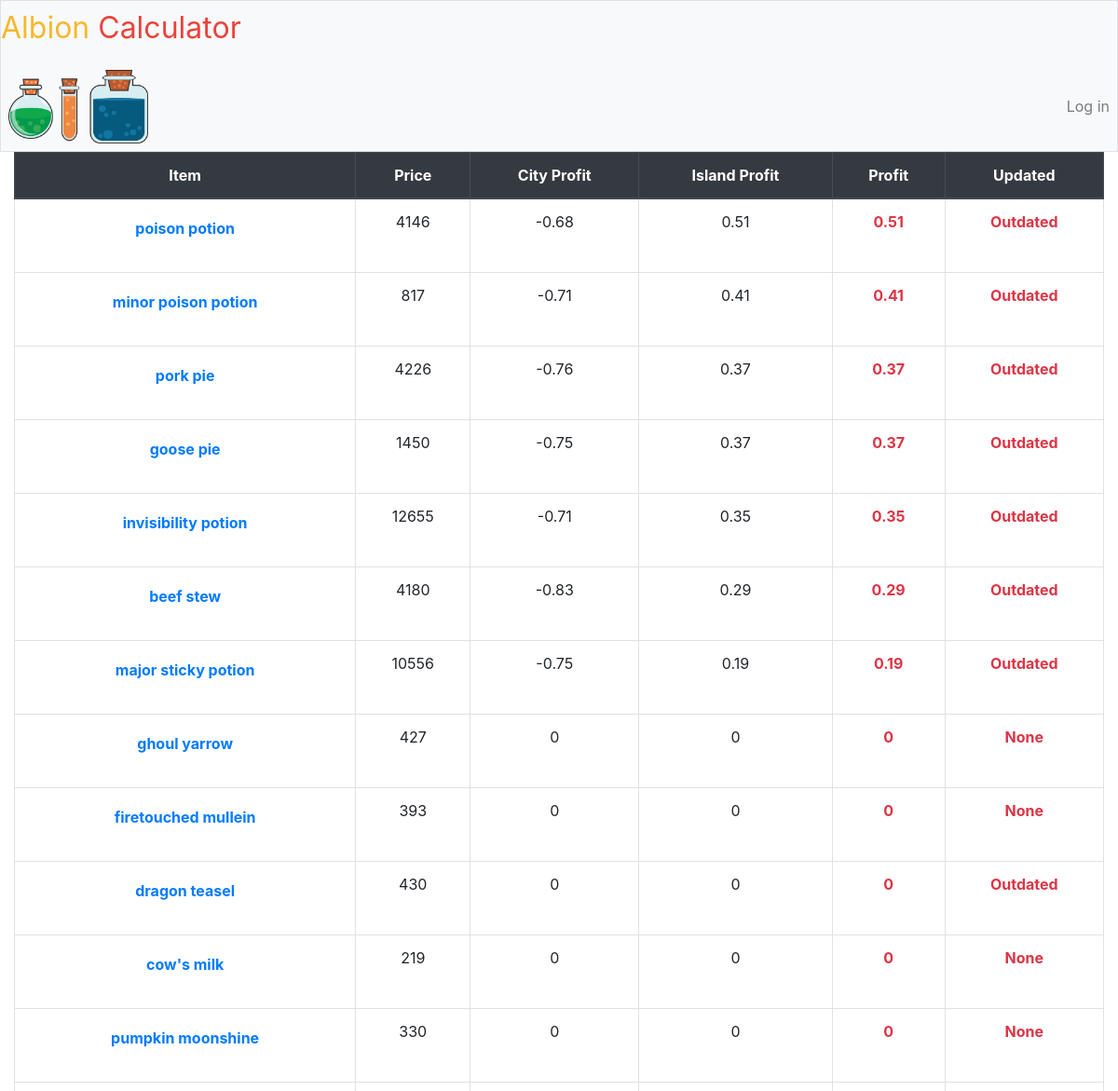
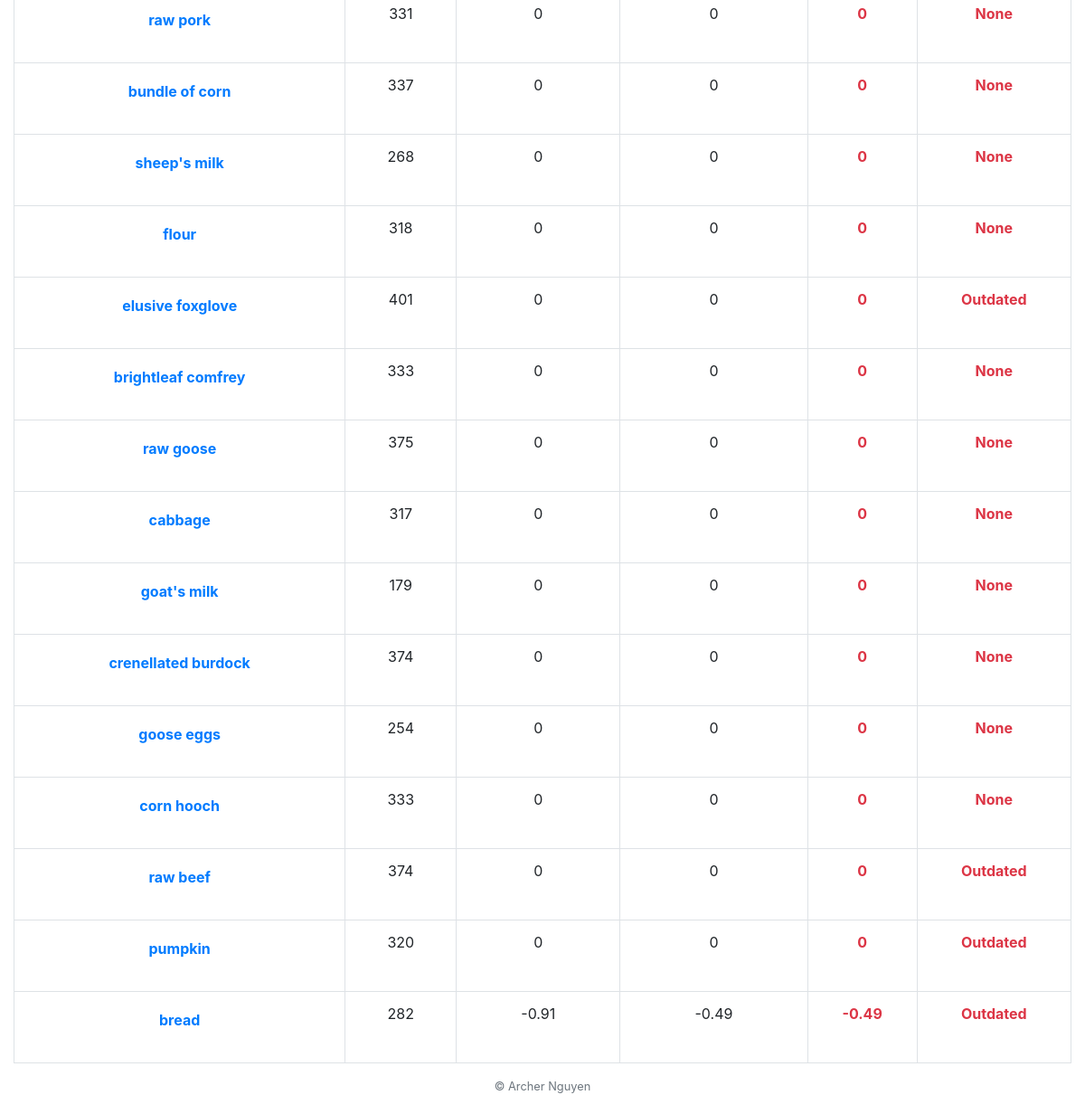
The page / on the database its author committed (2 pictures, top to bottom).
### tables this page shows
CREATE TABLE "items"(id INTEGER, name TEXT NOT NULL, price INTEGER DEFAULT 0.00, cost INTEGER DEFAULT 0.00, nutrition NUMERIC NOT NULL DEFAULT 0.00, city_profit NUMERIC NOT NULL DEFAULT 0.00, island_profit NUMERIC NOT NULL DEFAULT 0.00, updated DATE, profit NUMERIC NOT NULL DEFAULT 0.00, updated_from INTEGER, PRIMARY KEY (id));

### application.py (the view)
@app.route("/")
def index():
    items_p = db.execute("SELECT * FROM items")
    for item in items_p:
        product = item['id']
        product_formula = db.execute("SELECT * FROM formulas WHERE item_id = ?", product)
        total_cost = 0
        total_nutrition = 0
        for material in product_formula:
            material_id = material['material_id']
            material_row = db.execute("SELECT * FROM items WHERE id = ?", material_id)
            material_price = material_row[0]['price']
            material_nutrition = material_row[0]['nutrition']
            total_cost += material_price * material['quantity']
            total_nutrition += material_nutrition * material['quantity']
            db.execute("UPDATE items SET cost = ?, nutrition = ? WHERE id = ?", total_cost, total_nutrition, product)
    tax = 0.030
    fee = 0.015
    shop_fee = 2000
    city_rate = 0.435
    island_rate = 0.371
    items = db.execute("SELECT * FROM items")
    for item in items:
        item_id = item['id']
        cost = item['cost']
        price = item['price']
        nutrition = item['nutrition']
        city_final_cost = cost * (1 - city_rate) + (nutrition * 2000/100)
        city_profit = round(((price/(city_final_cost + (tax * price) + (fee * price))) - 1), 2)
        island_final_cost = round(cost * (1 - island_rate), 2)
        island_profit = round(((price/(island_final_cost + (tax * price) + (fee * price))) - 1), 2)
        if cost == 0:
            city_profit = 0
            island_profit = 0
        if city_profit < island_profit:
            profit = island_profit
        else:
            profit = city_profit
        db.execute("UPDATE items SET city_profit = ?, island_profit = ?, profit = ? WHERE id = ?", city_profit, island_profit, profit, item_id)
    today = str(date.today())
    shows = db.execute("SELECT * FROM items ORDER BY profit DESC")
    for item in shows:
        updated = item['updated']
        updated_from = None
        if updated:
            if days_between(updated, today) < 7:
                updated_from = "few days ago"
            elif days_between(updated, today) < 14:
                updated_from = "a week ago"
            else:
                updated_from = "Outdated"
            db.execute("UPDATE items SET updated_from = ? WHERE id = ?", updated_from, item['id'])
    return render_template("index.html", items=shows)

### helpers.py (called while the page is built)
def days_between(d1, d2):
    d1 = datetime.strptime(d1, '%Y-%m-%d')
    d2 = datetime.strptime(d2, '%Y-%m-%d')
    return (d2 - d1).days

### templates/index.html (shortened to what this page needs)
{% extends "layout.html" %}
{% block main %}
    <div class="container-fluid">
        <table class="table table-bordered table-hover">
            <thead class="thead-dark">
                <tr>
                    <th>Item</th>
                    <th>Price</th>
                    <th>City Profit</th>
                    <th>Island Profit</th>
                    <th>Profit</th>
                    <th>Updated</th>
                </tr>
            </thead>
            <tbody>
                {% for item in items %}
                    <tr>
                        <td>
                            <form action="/formula" method="post">
                                <button class="btn btn-link"><p class="text-primary font-weight-bold">{{ item.name }}</p></button>
                            </form>
                        </td>
                        <td>{{ item.price }}</td>
                        <td>{{ item.city_profit }}</td>
                        <td>{{ item.island_profit }}</td>
                        <td><p class="text-danger font-weight-bold">{{ item.profit }}</p></td>
                        <td>
                            {% if item.updated_from == "few days ago" %}
                                <p class="text-success font-weight-bold">{{ item.updated_from }}</p>
                            {% elif item.updated_from == "a week ago" %}
                                <p class="text-primary font-weight-bold">{{ item.updated_from }}</p>
                            {% else %}
                                <p class="text-danger font-weight-bold">{{ item.updated_from }}</p>
                            {% endif %}
                        </td>
                    </tr>
                {% endfor %}
            </tbody>
        </table>
    </div>
{% endblock %}

### rows shown on the page
items: name "poison potion", price "4146", city_profit "-0.68", island_profit "0.51", profit "0.51", updated_from "Outdated"
items: name "minor poison potion", price "817", city_profit "-0.71", island_profit "0.41", profit "0.41", updated_from "Outdated"
items: name "pork pie", price "4226", city_profit "-0.76", island_profit "0.37", profit "0.37", updated_from "Outdated"
items: name "goose pie", price "1450", city_profit "-0.75", island_profit "0.37", profit "0.37", updated_from "Outdated"
items: name "invisibility potion", price "12655", city_profit "-0.71", island_profit "0.35", profit "0.35", updated_from "Outdated"
items: name "beef stew", price "4180", city_profit "-0.83", island_profit "0.29", profit "0.29", updated_from "Outdated"
items: name "major sticky potion", price "10556", city_profit "-0.75", island_profit "0.19", profit "0.19", updated_from "Outdated"
items: name "ghoul yarrow", price "427", city_profit "0", island_profit "0", profit "0", updated_from "None"
items: name "firetouched mullein", price "393", city_profit "0", island_profit "0", profit "0", updated_from "None"
items: name "dragon teasel", price "430", city_profit "0", island_profit "0", profit "0", updated_from "Outdated"
items: name "cow's milk", price "219", city_profit "0", island_profit "0", profit "0", updated_from "None"
items: name "pumpkin moonshine", price "330", city_profit "0", island_profit "0", profit "0", updated_from "None"
items: name "raw pork", price "331", city_profit "0", island_profit "0", profit "0", updated_from "None"
items: name "bundle of corn", price "337", city_profit "0", island_profit "0", profit "0", updated_from "None"
items: name "sheep's milk", price "268", city_profit "0", island_profit "0", profit "0", updated_from "None"
items: name "flour", price "318", city_profit "0", island_profit "0", profit "0", updated_from "None"
items: name "elusive foxglove", price "401", city_profit "0", island_profit "0", profit "0", updated_from "Outdated"
items: name "brightleaf comfrey", price "333", city_profit "0", island_profit "0", profit "0", updated_from "None"
items: name "raw goose", price "375", city_profit "0", island_profit "0", profit "0", updated_from "None"
items: name "cabbage", price "317", city_profit "0", island_profit "0", profit "0", updated_from "None"
items: name "goat's milk", price "179", city_profit "0", island_profit "0", profit "0", updated_from "None"
items: name "crenellated burdock", price "374", city_profit "0", island_profit "0", profit "0", updated_from "None"
items: name "goose eggs", price "254", city_profit "0", island_profit "0", profit "0", updated_from "None"
items: name "corn hooch", price "333", city_profit "0", island_profit "0", profit "0", updated_from "None"
items: name "raw beef", price "374", city_profit "0", island_profit "0", profit "0", updated_from "Outdated"
items: name "pumpkin", price "320", city_profit "0", island_profit "0", profit "0", updated_from "Outdated"
items: name "bread", price "282", city_profit "-0.91", island_profit "-0.49", profit "-0.49", updated_from "Outdated"
